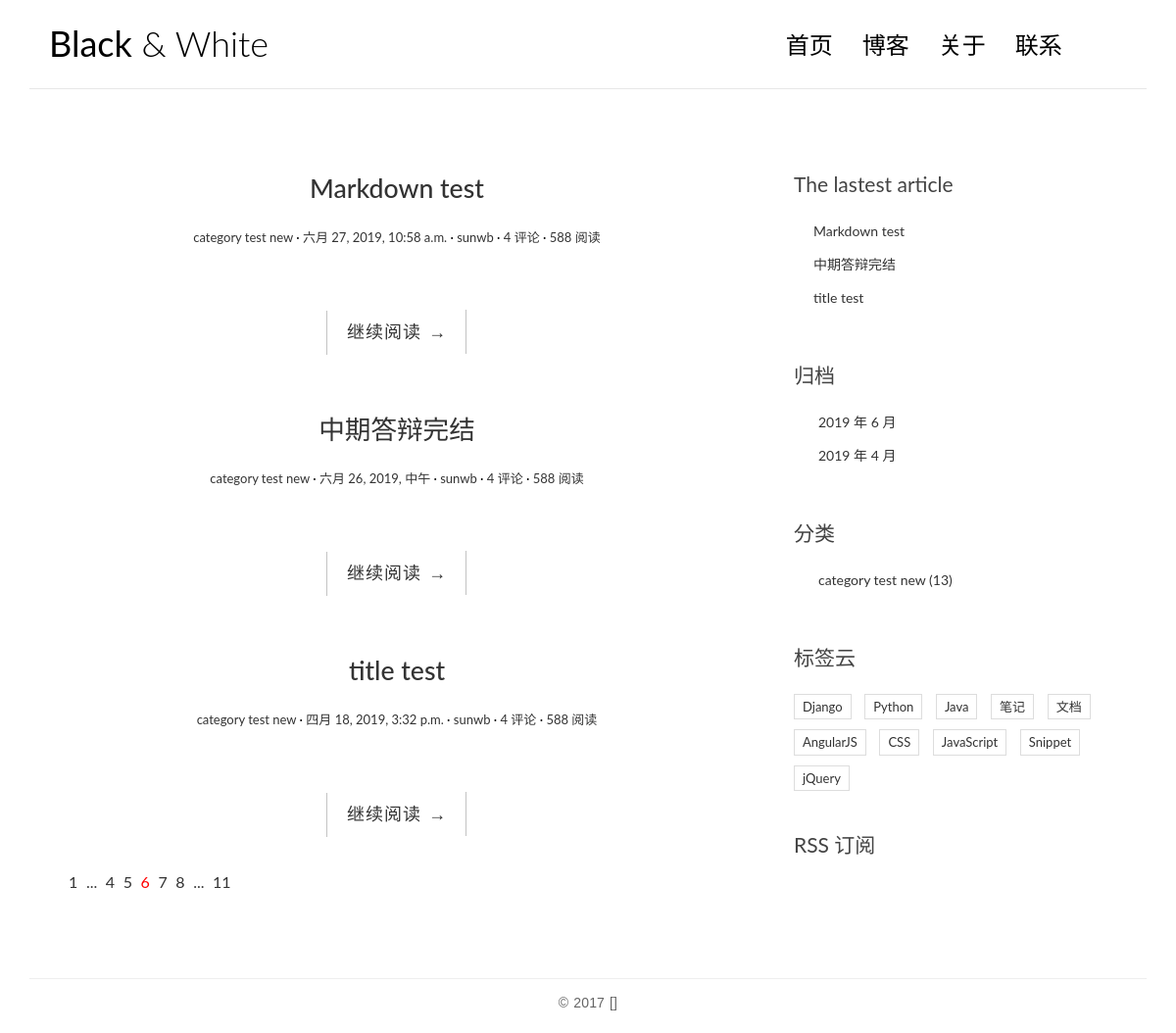
The page / on the database its author committed.
### blog/models.py (models this page shows, shortened)
class Post(models.Model):
	title = models.CharField(max_length=70)
	body = models.TextField()
	created_time = models.DateTimeField()
	modified_time = models.DateTimeField()
	excerpt = models.CharField(max_length=200, blank=True)
	category = models.ForeignKey(Category, on_delete = models.CASCADE)
	tags = models.ManyToManyField(Tag, blank=True)
	author = models.ForeignKey(User, on_delete = models.CASCADE)
	def get_absolute_url(self):
		return reverse('blog:detail', kwargs={'pk': self.pk})
	class Meta:
		ordering = ['created_time']

class Category(models.Model):
	name = models.CharField(max_length=100)

### blog/views.py (the view)
# urls.py: url(r'^$', views.index, name='index'),
def index(request):
	post_list = Post.objects.all().order_by('-created_time')
	return render(request, 'blog/index.html', context={'post_list': post_list})

### blog/templatetags/blog_tags.py (called while the page is built)
@register.simple_tag
def get_recent_posts(num=5):
	return Post.objects.all().order_by('-created_time')[:num]

@register.simple_tag
def archives():
	return Post.objects.dates('created_time', 'month', order='DESC')

@register.simple_tag
def get_categories():
	return Category.objects.all()

### templates/blog/index.html (shortened to what this page needs)
{% extends 'base.html' %}
{% block main %}
    {% for post in post_list %}
        <article class="post post-{{ post.pk }}">
            <header class="entry-header">
                <h1 class="entry-title">
                    <a href="{{ post.get_absolute_url }}">{{ post.title }}</a>
                </h1>
                <div class="entry-meta">
                    <span class="post-category"><a href="#">{{ post.category.name }}</a></span>
                    <span class="post-date"><a href="#"><time class="entry-date"
                                                              datetime="{{ post.created_time }}">{{ post.created_time }}</time></a></span>
                    <span class="post-author"><a href="#">{{ post.author }}</a></span>
                    <span class="comments-link"><a href="#">4 评论</a></span>
                    <span class="views-count"><a href="#">588 阅读</a></span>
                </div>
            </header>
            <div class="entry-content clearfix">
                <div class="read-more cl-effect-14">
                    <a href="{{ post.get_absolute_url }}" class="more-link">继续阅读 <span class="meta-nav">→</span></a>
                </div>
            </div>
        </article>
    {% empty %}
        <div class="no-post">暂时还没有发布的文章！</div>
    {% endfor %}
    <div class="pagination">
        <ul>
            <li><a href="">1</a></li>
            <li><a href="">...</a></li>
            <li><a href="">4</a></li>
            <li><a href="">5</a></li>
            <li class="current"><a href="">6</a></li>
            <li><a href="">7</a></li>
            <li><a href="">8</a></li>
            <li><a href="">...</a></li>
            <li><a href="">11</a></li>
        </ul>
    </div>
{% endblock main %}

### templates/base.html (shortened to what this page needs)
{% load staticfiles %}
{% load blog_tags %}
<!DOCTYPE html>
<html>
<head>
    <link rel="stylesheet" href="http://code.ionicframework.com/ionicons/2.0.1/css/ionicons.min.css">
    <link rel="stylesheet" href="{% static 'blog/css/bootstrap.min.css' %}">
    <link rel="stylesheet" href="{% static 'blog/css/pace.css' %}">
    <link rel="stylesheet" href="{% static 'blog/css/custom.css' %}">
    <link rel="stylesheet" href="{% static 'blog/css/highlights/github.css' %}">
</head>
<body>
<div class="container">
    <header id="site-header">
        <div class="row">
            <div class="col-md-4 col-sm-5 col-xs-8">
                <div class="logo">
                    <h1><a href="{% url 'blog:index' %}"><b>Black</b> &amp; White</a></h1>
                </div>
            </div>
            <div class="col-md-8 col-sm-7 col-xs-4">
                <nav class="main-nav" role="navigation">
                    <div class="collapse navbar-collapse" id="bs-example-navbar-collapse-1">
                        <ul class="nav navbar-nav navbar-right">
                            <li class="cl-effect-11"><a href="{% url 'blog:index' %}" data-hover="首页">首页</a></li>
                            <li class="cl-effect-11"><a href="full-width.html" data-hover="博客">博客</a></li>
                            <li class="cl-effect-11"><a href="about.html" data-hover="关于">关于</a></li>
                            <li class="cl-effect-11"><a href="contact.html" data-hover="联系">联系</a></li>
                        </ul>
                    </div>
                </nav>
            </div>
        </div>
    </header>
</div>
<div class="content-body">
    <div class="container">
        <div class="row">
            <main class="col-md-8">
                {% block main %}
                {% endblock main %}
            </main>
            <aside class="col-md-4">
                <div class="widget widget-recent-posts">
                    <h3 class="widget-title">The lastest article</h3>
                    {% get_recent_posts as recent_post_list %}
                    <ul>
                        {% for post in recent_post_list %}
                            <li>
                                <a href="{{ post.get_absolute_url }}">{{ post.title }}</a>
                            </li>
                        {% empty %}
                            暂无文章！
                        {% endfor %}
                    </ul>
                </div>
                <div class="widget widget-archives">
                    <h3 class="widget-title">归档</h3>
                    {% archives as date_list %}
                    <ul>
                        {% for date in date_list %}
                            <li>
                                <a href="{% url 'blog:archives' date.year date.month %}">{{ date.year }} 年 {{ date.month }} 月</a>
                            </li>
                        {% endfor %}
                    </ul>
                </div>
                <div class="widget widget-category">
                    <h3 class="widget-title">分类</h3>
                    {% get_categories as category_list %}
                    <ul>
                        {% for category in category_list %}
                            <li>
                                <a href="{% url 'blog:category' category.pk %}">{{ category.name }} <span class="post-count">(13)</span></a>
                            </li>
                        {% endfor %}
                    </ul>
                </div>
                <div class="widget widget-tag-cloud">
                    <h3 class="widget-title">标签云</h3>
                    <ul>
                        <li>
                            <a href="#">Django</a>
                        </li>
                        <li>
                            <a href="#">Python</a>
                        </li>
                        <li>
                            <a href="#">Java</a>
                        </li>
                        <li>
                            <a href="#">笔记</a>
                        </li>
                        <li>
                            <a href="#">文档</a>
                        </li>
                        <li>
                            <a href="#">AngularJS</a>
                        </li>
                        <li>
                            <a href="#">CSS</a>
                        </li>
                        <li>
                            <a href="#">JavaScript</a>
                        </li>
                        <li>
                            <a href="#">Snippet</a>
                        </li>
                        <li>
                            <a href="#">jQuery</a>
                        </li>
                    </ul>
                </div>
                <div class="rss">
                    <a href=""> RSS 订阅</a>
                </div>
            </aside>
        </div>
    </div>
</div>
<footer id="site-footer">
    <div class="container">
        <div class="row">
            <div class="col-md-12">
                <p class="copyright">&copy 2017 []
                </p>
            </div>
        </div>
    </div>
</footer>
</body>
</html>

### blog/static/blog/css/custom.css (style rules this page uses)
* { outline: none; }
h1, h2, h3, h4, h5, h6 { margin-top: 0; }
b { font-weight: 400; }
a { color: #333; }
body { color: #444; font-family: 'Lato', sans-serif; }
p { font-family: 'Ubuntu', sans-serif; font-weight: 400; word-spacing: 1px; letter-spacing: 0.01em; }
#site-header { background-color: #FFF; padding: 25px 20px; margin-bottom: 40px; border-bottom: 1px solid #e7e7e7; }
.logo h1 a { color: #000; }
.logo h1 { margin: 0; font-family: 'Lato', sans-serif; font-weight: 300; }
.main-nav { margin-top: 11px; max-width: 95%; }
.main-nav a { color: #000000 !important; padding: 0 0 5px 0 !important; margin-right: 30px; font-family: 'Lato', sans-serif; font-weight: 300; font-size: 24px; }
.cl-effect-11 a { padding: 10px 0; color: #0972b4; text-shadow: none; }
.cl-effect-11 a::before { position: absolute; top: 0; left: 0; overflow: hidden; padding: 0 0 5px 0 !important; max-width: 0; border-bottom: 1px solid #000; color: #000; content: attr(data-hover); white-space: nowrap; -webkit-transition: max-width 0.5s; -moz-transition: max-width 0.5s; transition: max-width 0.5s; }
.content-body { padding-bottom: 4em; }
.post { background: #fff; padding: 30px 30px 0; }
.entry-title { text-align: center; font-size: 1.9em; margin-bottom: 20px; line-height: 1.6; padding: 10px 20px 0; }
.entry-meta { text-align: center; color: #DDDDDD; font-size: 13px; margin-bottom: 30px; }
.entry-content { font-size: 18px; line-height: 1.9; font-weight: 300; color: #000; }
.post-category::after, .post-date::after, .post-author::after, .comments-link::after { content: ' ·'; color: #000; }
.read-more { font-family: 'Ubuntu', sans-serif; font-weight: 400; word-spacing: 1px; letter-spacing: 0.01em; text-align: center; margin-top: 20px; }
.cl-effect-14 a { padding: 0 20px; height: 45px; line-height: 45px; position: relative; display: inline-block; margin: 15px 25px; letter-spacing: 1px; font-weight: 400; text-shadow: 0 0 1px rgba(255, 255, 255, 0.3); }
.cl-effect-14 a::before, .cl-effect-14 a::after { position: absolute; width: 45px; height: 1px; background: #C3C3C3; content: ''; -webkit-transition: all 0.3s; -moz-transition: all 0.3s; transition: all 0.3s; pointer-events: none; }
.cl-effect-14 a::before { top: 0; left: 0; -webkit-transform: rotate(90deg); -moz-transform: rotate(90deg); transform: rotate(90deg); -webkit-transform-origin: 0 0; -moz-transform-origin: 0 0; transform-origin: 0 0; }
.cl-effect-14 a::after { right: 0; bottom: 0; -webkit-transform: rotate(90deg); -moz-transform: rotate(90deg); transform: rotate(90deg); -webkit-transform-origin: 100% 0; -moz-transform-origin: 100% 0; transform-origin: 100% 0; }
.widget { background: #fff; padding: 30px 0 0; }
.widget-title { font-size: 1.5em; margin-bottom: 20px; line-height: 1.6; padding: 10px 0 0; font-weight: 400; }
.widget-recent-posts ul { padding: 0; margin: 0; padding-left: 20px; }
.widget-recent-posts ul li { list-style-type: none; position: relative; line-height: 170%; margin-bottom: 10px; }
.widget-recent-posts ul li::before { content: '\f3d3'; font-family: "Ionicons"; position: absolute; left: -17px; top: 3px; font-size: 16px; color: #000; }
.widget-archives ul { padding: 0; margin: 0; padding-left: 25px; }
.widget-archives ul li { list-style-type: none; position: relative; line-height: 170%; margin-bottom: 10px; }
.widget-archives ul li::before { content: '\f3f3'; font-family: "Ionicons"; position: absolute; left: -25px; top: 1px; font-size: 16px; color: #000; }
.widget-category ul { padding: 0; margin: 0; padding-left: 25px; }
.widget-category ul li { list-style-type: none; position: relative; line-height: 170%; margin-bottom: 10px; }
.widget-category ul li::before { content: '\f3fe'; font-family: "Ionicons"; position: absolute; left: -25px; top: 1px; font-size: 18px; color: #000; }
.widget-tag-cloud ul { padding: 0; margin: 0; margin-right: -10px; }
.widget-tag-cloud ul li { list-style-type: none; font-size: 13px; display: inline-block; margin-right: 10px; margin-bottom: 10px; padding: 3px 8px; border: 1px solid #ddd; }
.rss { font-size: 21px; margin-top: 30px; }
.rss a { color: #444; }
#site-footer { padding-top: 10px; padding: 0 0 1.5em 0; }
.copyright { text-align: center; padding-top: 1em; margin: 0; border-top: 1px solid #eee; color: #666; }
.pagination ul { list-style: none; }
.pagination ul li { display: inline-block; font-size: 16px; margin-right: 5px; }
.current a { color: red; }

### rows shown on the page
Post: title "Markdown test", category.name "category test new", created_time "六月 27, 2019, 10:58 a.m.", author "sunwb"
Post: title "中期答辩完结", category.name "category test new", created_time "六月 26, 2019, 中午", author "sunwb"
Post: title "title test", category.name "category test new", created_time "四月 18, 2019, 3:32 p.m.", author "sunwb"
Category: name "category test new"

### other values the page prints
{{ date.year }} "2019" "2019"
{{ date.month }} "6" "4"
